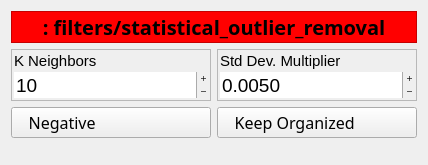
<?xml version="1.0" encoding="UTF-8"?>
<ui version="4.0">
 <class>StatisticalOutlierWidget</class>
 <widget class="QWidget" name="StatisticalOutlierWidget">
  <property name="enabled">
   <bool>true</bool>
  </property>
  <property name="geometry">
   <rect>
    <x>0</x>
    <y>0</y>
    <width>424</width>
    <height>165</height>
   </rect>
  </property>
  <layout class="QFormLayout" name="formLayout">
   <item row="0" column="0" colspan="2">
    <widget class="QLabel" name="Title">
     <property name="sizePolicy">
      <sizepolicy hsizetype="Preferred" vsizetype="Fixed">
       <horstretch>0</horstretch>
       <verstretch>0</verstretch>
      </sizepolicy>
     </property>
     <property name="minimumSize">
      <size>
       <width>0</width>
       <height>32</height>
      </size>
     </property>
     <property name="maximumSize">
      <size>
       <width>16777215</width>
       <height>32</height>
      </size>
     </property>
     <property name="font">
      <font>
       <family>Oxygen-Sans</family>
       <pointsize>15</pointsize>
       <weight>75</weight>
       <bold>true</bold>
      </font>
     </property>
     <property name="styleSheet">
      <string notr="true">background-color: rgb(255, 0, 0);</string>
     </property>
     <property name="frameShape">
      <enum>QFrame::StyledPanel</enum>
     </property>
     <property name="frameShadow">
      <enum>QFrame::Raised</enum>
     </property>
     <property name="lineWidth">
      <number>3</number>
     </property>
     <property name="text">
      <string>: filters/statistical_outlier_removal</string>
     </property>
     <property name="textFormat">
      <enum>Qt::PlainText</enum>
     </property>
     <property name="scaledContents">
      <bool>false</bool>
     </property>
     <property name="alignment">
      <set>Qt::AlignCenter</set>
     </property>
    </widget>
   </item>
   <item row="1" column="0">
    <widget class="QFrame" name="nrKF">
     <property name="sizePolicy">
      <sizepolicy hsizetype="Expanding" vsizetype="Fixed">
       <horstretch>0</horstretch>
       <verstretch>0</verstretch>
      </sizepolicy>
     </property>
     <property name="minimumSize">
      <size>
       <width>200</width>
       <height>0</height>
      </size>
     </property>
     <property name="maximumSize">
      <size>
       <width>256</width>
       <height>16777215</height>
      </size>
     </property>
     <property name="font">
      <font>
       <pointsize>11</pointsize>
      </font>
     </property>
     <property name="toolTip">
      <string>Number of K neighbors to select when computing the statistical distance distribution</string>
     </property>
     <property name="frameShape">
      <enum>QFrame::StyledPanel</enum>
     </property>
     <property name="frameShadow">
      <enum>QFrame::Raised</enum>
     </property>
     <layout class="QVBoxLayout" name="verticalLayout">
      <property name="spacing">
       <number>2</number>
      </property>
      <property name="leftMargin">
       <number>2</number>
      </property>
      <property name="topMargin">
       <number>2</number>
      </property>
      <property name="rightMargin">
       <number>2</number>
      </property>
      <property name="bottomMargin">
       <number>2</number>
      </property>
      <item>
       <widget class="QLabel" name="nrKL">
        <property name="font">
         <font>
          <pointsize>11</pointsize>
         </font>
        </property>
        <property name="frameShape">
         <enum>QFrame::NoFrame</enum>
        </property>
        <property name="frameShadow">
         <enum>QFrame::Plain</enum>
        </property>
        <property name="text">
         <string>K Neighbors</string>
        </property>
        <property name="textFormat">
         <enum>Qt::PlainText</enum>
        </property>
        <property name="alignment">
         <set>Qt::AlignLeading|Qt::AlignLeft|Qt::AlignTop</set>
        </property>
       </widget>
      </item>
      <item>
       <widget class="QSpinBox" name="nrK">
        <property name="font">
         <font>
          <pointsize>14</pointsize>
         </font>
        </property>
        <property name="wrapping">
         <bool>false</bool>
        </property>
        <property name="frame">
         <bool>false</bool>
        </property>
        <property name="buttonSymbols">
         <enum>QAbstractSpinBox::PlusMinus</enum>
        </property>
        <property name="minimum">
         <number>1</number>
        </property>
        <property name="maximum">
         <number>999999999</number>
        </property>
        <property name="value">
         <number>10</number>
        </property>
       </widget>
      </item>
     </layout>
    </widget>
   </item>
   <item row="1" column="1">
    <widget class="QFrame" name="stddevF">
     <property name="sizePolicy">
      <sizepolicy hsizetype="Preferred" vsizetype="Fixed">
       <horstretch>0</horstretch>
       <verstretch>0</verstretch>
      </sizepolicy>
     </property>
     <property name="minimumSize">
      <size>
       <width>200</width>
       <height>0</height>
      </size>
     </property>
     <property name="maximumSize">
      <size>
       <width>256</width>
       <height>16777215</height>
      </size>
     </property>
     <property name="font">
      <font>
       <pointsize>11</pointsize>
      </font>
     </property>
     <property name="toolTip">
      <string>Standard Deviation Multiplier</string>
     </property>
     <property name="frameShape">
      <enum>QFrame::StyledPanel</enum>
     </property>
     <property name="frameShadow">
      <enum>QFrame::Raised</enum>
     </property>
     <layout class="QVBoxLayout" name="verticalLayout_3">
      <property name="spacing">
       <number>2</number>
      </property>
      <property name="leftMargin">
       <number>2</number>
      </property>
      <property name="topMargin">
       <number>2</number>
      </property>
      <property name="rightMargin">
       <number>2</number>
      </property>
      <property name="bottomMargin">
       <number>2</number>
      </property>
      <item>
       <widget class="QLabel" name="stddevL">
        <property name="font">
         <font>
          <pointsize>11</pointsize>
         </font>
        </property>
        <property name="frameShape">
         <enum>QFrame::NoFrame</enum>
        </property>
        <property name="frameShadow">
         <enum>QFrame::Plain</enum>
        </property>
        <property name="text">
         <string>Std Dev. Multiplier</string>
        </property>
        <property name="textFormat">
         <enum>Qt::PlainText</enum>
        </property>
        <property name="alignment">
         <set>Qt::AlignLeading|Qt::AlignLeft|Qt::AlignTop</set>
        </property>
       </widget>
      </item>
      <item>
       <widget class="QDoubleSpinBox" name="stddev">
        <property name="font">
         <font>
          <pointsize>14</pointsize>
         </font>
        </property>
        <property name="wrapping">
         <bool>false</bool>
        </property>
        <property name="frame">
         <bool>false</bool>
        </property>
        <property name="buttonSymbols">
         <enum>QAbstractSpinBox::PlusMinus</enum>
        </property>
        <property name="decimals">
         <number>4</number>
        </property>
        <property name="minimum">
         <double>0.000000000000000</double>
        </property>
        <property name="maximum">
         <double>900.000000000000000</double>
        </property>
        <property name="singleStep">
         <double>0.001000000000000</double>
        </property>
        <property name="value">
         <double>0.005000000000000</double>
        </property>
       </widget>
      </item>
     </layout>
    </widget>
   </item>
   <item row="2" column="0">
    <widget class="QPushButton" name="negativeB">
     <property name="sizePolicy">
      <sizepolicy hsizetype="Expanding" vsizetype="Fixed">
       <horstretch>0</horstretch>
       <verstretch>0</verstretch>
      </sizepolicy>
     </property>
     <property name="minimumSize">
      <size>
       <width>200</width>
       <height>0</height>
      </size>
     </property>
     <property name="maximumSize">
      <size>
       <width>256</width>
       <height>35</height>
      </size>
     </property>
     <property name="font">
      <font>
       <family>Oxygen-Sans</family>
       <pointsize>12</pointsize>
      </font>
     </property>
     <property name="focusPolicy">
      <enum>Qt::NoFocus</enum>
     </property>
     <property name="acceptDrops">
      <bool>false</bool>
     </property>
     <property name="toolTip">
      <string>Invert the Filter, i.e. keep outliers and remove inliers.</string>
     </property>
     <property name="styleSheet">
      <string notr="true">Text-align:left</string>
     </property>
     <property name="text">
      <string>    Negative</string>
     </property>
     <property name="icon">
      <iconset resource="../../resources/resources.qrc">
       <normaloff>:/icons/off.png</normaloff>
       <normalon>:/icons/on.png</normalon>:/icons/off.png</iconset>
     </property>
     <property name="iconSize">
      <size>
       <width>32</width>
       <height>32</height>
      </size>
     </property>
     <property name="checkable">
      <bool>true</bool>
     </property>
    </widget>
   </item>
   <item row="2" column="1">
    <widget class="QPushButton" name="organizedB">
     <property name="sizePolicy">
      <sizepolicy hsizetype="Expanding" vsizetype="Fixed">
       <horstretch>0</horstretch>
       <verstretch>0</verstretch>
      </sizepolicy>
     </property>
     <property name="minimumSize">
      <size>
       <width>200</width>
       <height>0</height>
      </size>
     </property>
     <property name="maximumSize">
      <size>
       <width>256</width>
       <height>35</height>
      </size>
     </property>
     <property name="font">
      <font>
       <family>Oxygen-Sans</family>
       <pointsize>12</pointsize>
      </font>
     </property>
     <property name="focusPolicy">
      <enum>Qt::NoFocus</enum>
     </property>
     <property name="acceptDrops">
      <bool>false</bool>
     </property>
     <property name="toolTip">
      <string>Keep the point cloud organized, don't remove points, but set them to NaN</string>
     </property>
     <property name="styleSheet">
      <string notr="true">Text-align:left</string>
     </property>
     <property name="text">
      <string>    Keep Organized</string>
     </property>
     <property name="icon">
      <iconset resource="../../resources/resources.qrc">
       <normaloff>:/icons/off.png</normaloff>
       <normalon>:/icons/on.png</normalon>:/icons/off.png</iconset>
     </property>
     <property name="iconSize">
      <size>
       <width>32</width>
       <height>32</height>
      </size>
     </property>
     <property name="checkable">
      <bool>true</bool>
     </property>
    </widget>
   </item>
   <item row="3" column="0">
    <spacer name="verticalSpacer">
     <property name="orientation">
      <enum>Qt::Vertical</enum>
     </property>
     <property name="sizeHint" stdset="0">
      <size>
       <width>20</width>
       <height>40</height>
      </size>
     </property>
    </spacer>
   </item>
  </layout>
 </widget>
 <resources>
  <include location="../../resources/resources.qrc"/>
  <include location="../../../../pacman_vision/resources/resources.qrc"/>
 </resources>
 <connections/>
</ui>
